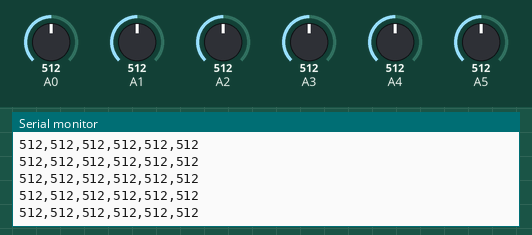
Simulated run of this sketch. Board: Arduino Uno, built with avr-gcc and run on an emulated ATmega328P. On the bench: the last lines printed to the serial monitor. The inputs (shaded band) are chosen by the test bench; at power-on: A0 = 512, A2 = 512, A1 = 512, A3 = 512, A4 = 512, A5 = 512.

Above: at 1.2 s.
1.3 s: A0 set to 110
At 2.4 s:
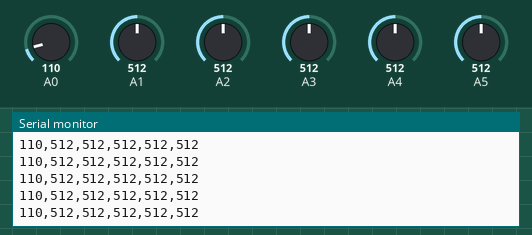
4.3 s: A0 set to 95
At 5.1 s:
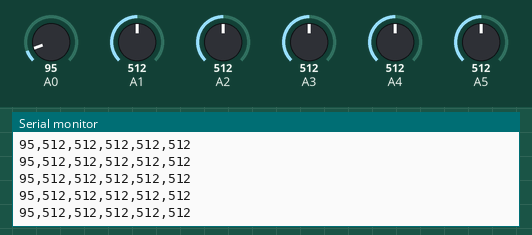
13.3 s: A2 set to 106
At 14.4 s:
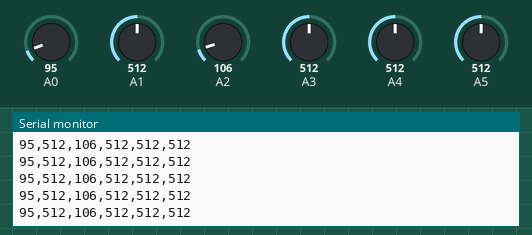
14.8 s: A2 set to 94
At 15.9 s:
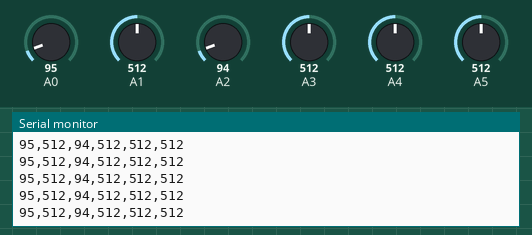
Timing chart, 0 to 17.3 s (numbered marks = the images above; inputs shaded):
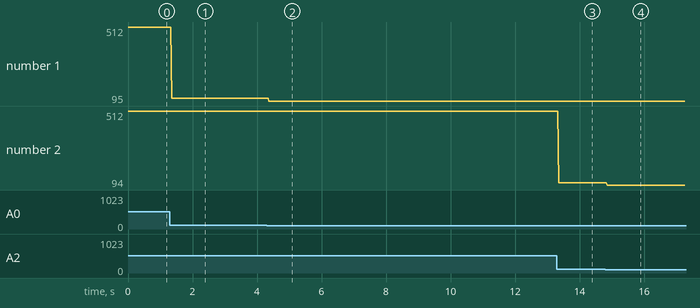

Measured:
- after the input at 1.3 s, the serial monitor: prints a new line after 0.05 s (image 1)
- after the input at 4.3 s, the serial monitor: prints a new line after 0.07 s (image 2)
- after the input at 13.3 s, the serial monitor: prints a new line after 0.05 s (image 3)
- after the input at 14.8 s, the serial monitor: prints a new line after 0.05 s (image 4)
- plotted number 1: 512 → 110 after the input at 1.3 s, 110 → 95 after the input at 4.3 s
- plotted number 2: 512 → 106 after the input at 13.3 s, 106 → 94 after the input at 14.8 s

The sketch:

Enviar6Datos.ino
```cpp
int Potenciometros[] = {0,0,0,0,0,0};
int valor = 0;
void setup() {
  // put your setup code here, to run once:
  Serial.begin(9600);
}

void loop() {
  // put your main code here, to run repeatedly:
  valor = analogRead(0);
  Serial.print(valor);
  for (int i=1;i<5;i++){
    Serial.print(",");
    valor = analogRead(i);
    Serial.print(valor);
  }
  Serial.print(",");
  valor = analogRead(5);
  Serial.println(valor);
  delay(20);
}
```
